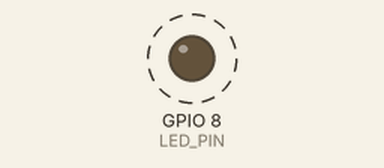
Recording of a sketch running on a simulated ESP32-C3. Shown: output pins drawn as LEDs (lit = HIGH). Dashed ring = blinking. What the sketch prints to the serial monitor is not drawn.

Above: at 1.5 s.
Timing chart, 0 to 5.7 s (numbered marks = the images above):
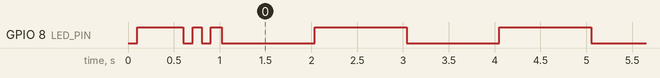

The sketch:

01_blink_led.ino
```cpp
/*
 * ESP32-C3 Super Mini Blue LED Blink Example with RAM Monitoring
 *
 * This example demonstrates LED blinking on ESP32-C3 Super Mini
 * with RAM usage monitoring displayed on UART
 *
 * Hardware:
 * - ESP32-C3 Super Mini with Blue LED (CD2 LED B 0603) on GPIO8
 * - LED is active LOW (LOW = ON, HIGH = OFF)
 *
 * Board: ESP32C3 Dev Module
 * Port: COM4
 */

// Define LED pin - GPIO8 is the built-in blue LED on ESP32-C3 Super Mini
#define LED_PIN 8

// Function to display RAM usage
void printMemoryInfo() {
  Serial.println("========== RAM Usage ==========");
  Serial.print("Free Heap: ");
  Serial.print(ESP.getFreeHeap());
  Serial.println(" bytes");

  Serial.print("Total Heap: ");
  Serial.print(ESP.getHeapSize());
  Serial.println(" bytes");

  Serial.print("Used Heap: ");
  Serial.print(ESP.getHeapSize() - ESP.getFreeHeap());
  Serial.println(" bytes");

  Serial.print("Heap Usage: ");
  Serial.print(100.0 * (ESP.getHeapSize() - ESP.getFreeHeap()) / ESP.getHeapSize(), 2);
  Serial.println(" %");

  Serial.print("Min Free Heap (since boot): ");
  Serial.print(ESP.getMinFreeHeap());
  Serial.println(" bytes");

  Serial.println("===============================");
}

void setup() {
  // Add a small delay to ensure power stabilization
  delay(100);

  // Initialize the LED pin as an output FIRST (before Serial)
  pinMode(LED_PIN, OUTPUT);
  digitalWrite(LED_PIN, HIGH); // Ensure LED is OFF initially

  // Initialize serial communication for debugging
  Serial.begin(115200);
  delay(500);

  Serial.println("\n\nESP32-C3 Super Mini Blue LED Blink Example Starting...");
  Serial.print("Blue LED connected to GPIO: ");
  Serial.println(LED_PIN);
  Serial.println("LED is active LOW (LOW=ON, HIGH=OFF)");

  // Flash LED twice to indicate successful boot
  for(int i = 0; i < 2; i++) {
    digitalWrite(LED_PIN, LOW);  // LED ON
    delay(100);
    digitalWrite(LED_PIN, HIGH); // LED OFF
    delay(100);
  }

  Serial.println("Setup complete! Starting blink loop...\n");

  // Display initial RAM usage
  printMemoryInfo();
  Serial.println();
}

void loop() {
  // Turn the LED ON (active LOW, so use LOW)
  digitalWrite(LED_PIN, LOW);
  Serial.println("LED: ON");

  // Display RAM usage
  printMemoryInfo();
  Serial.println();

  delay(1000);

  // Turn the LED OFF (active LOW, so use HIGH)
  digitalWrite(LED_PIN, HIGH);
  Serial.println("LED: OFF");

  delay(1000);
}
```

Measured:
- by itself, GPIO 8 (LED_PIN): goes LOW 0.10 s, HIGH 0.10 s, LOW 0.10 s, HIGH 0.12 s, 64 × (LOW 1.0 s, HIGH 1.0 s), then LOW
